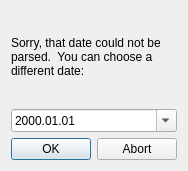
<?xml version="1.0" encoding="UTF-8"?>
<ui version="4.0">
 <class>DatePickerDialog</class>
 <widget class="QDialog" name="DatePickerDialog">
  <property name="geometry">
   <rect>
    <x>0</x>
    <y>0</y>
    <width>184</width>
    <height>171</height>
   </rect>
  </property>
  <property name="windowTitle">
   <string>Choose journal date</string>
  </property>
  <layout class="QVBoxLayout" name="verticalLayout">
   <item>
    <widget class="QLabel" name="label">
     <property name="text">
      <string>Sorry, that date could not be parsed.  You can choose a different date:</string>
     </property>
     <property name="wordWrap">
      <bool>true</bool>
     </property>
    </widget>
   </item>
   <item>
    <widget class="QDateEdit" name="dateEdit">
     <property name="currentSection">
      <enum>QDateTimeEdit::YearSection</enum>
     </property>
     <property name="displayFormat">
      <string>yyyy.MM.dd</string>
     </property>
     <property name="calendarPopup">
      <bool>true</bool>
     </property>
    </widget>
   </item>
   <item>
    <widget class="QDialogButtonBox" name="buttonBox">
     <property name="orientation">
      <enum>Qt::Horizontal</enum>
     </property>
     <property name="standardButtons">
      <set>QDialogButtonBox::Abort|QDialogButtonBox::Ok</set>
     </property>
    </widget>
   </item>
  </layout>
 </widget>
 <resources/>
 <connections>
  <connection>
   <sender>buttonBox</sender>
   <signal>accepted()</signal>
   <receiver>DatePickerDialog</receiver>
   <slot>accept()</slot>
   <hints>
    <hint type="sourcelabel">
     <x>248</x>
     <y>254</y>
    </hint>
    <hint type="destinationlabel">
     <x>157</x>
     <y>274</y>
    </hint>
   </hints>
  </connection>
  <connection>
   <sender>buttonBox</sender>
   <signal>rejected()</signal>
   <receiver>DatePickerDialog</receiver>
   <slot>reject()</slot>
   <hints>
    <hint type="sourcelabel">
     <x>316</x>
     <y>260</y>
    </hint>
    <hint type="destinationlabel">
     <x>286</x>
     <y>274</y>
    </hint>
   </hints>
  </connection>
 </connections>
</ui>
